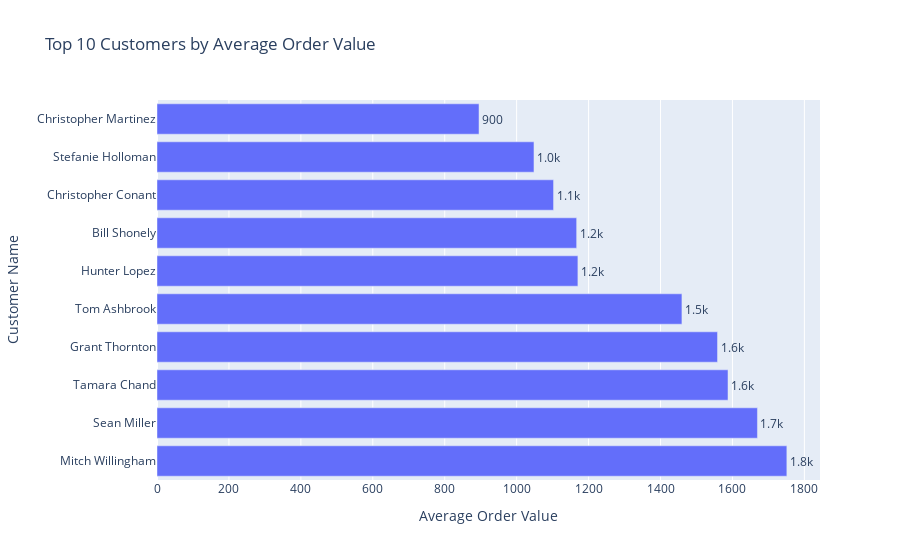

The cell this chart's notebook holds for it:
### Code cell
#plotting AOV for top 10 customers
fig = px.bar(aov.sort_values(by='Average Order Value', ascending=False).head(10), 
             x='Average Order Value', y='Customer Name', title='Top 10 Customers by Average Order Value', 
             text='Average Order Value', orientation='h')
fig.update_traces(texttemplate='%{text:.2s}', textposition='outside')
fig.update_layout(xaxis_title='Average Order Value', yaxis_title='Customer Name')
fig.show()

### Figure 1 — Plotly figure (JSON) as saved in the notebook; plotly's stock layout.template omitted (floating-point values rounded to 4 significant figures)
{"data": [{"alignmentgroup": "True", "hovertemplate": "Average Order Value=%{text}<br>Customer Name=%{y}<extra></extra>", "legendgroup": "", "marker": {"color": "#636efa", "pattern": {"shape": ""}}, "name": "", "offsetgroup": "", "orientation": "h", "showlegend": false, "text": [1751.0, 1670.0, 1588.0, 1559.0, 1460.0, 1170.0, 1167.0, 1103.0, 1048.0, 895.4], "textposition": "outside", "texttemplate": "%{text:.2s}", "type": "bar", "x": [1751.0, 1670.0, 1588.0, 1559.0, 1460.0, 1170.0, 1167.0, 1103.0, 1048.0, 895.4], "xaxis": "x", "y": ["Mitch Willingham", "Sean Miller", "Tamara Chand", "Grant Thornton", "Tom Ashbrook", "Hunter Lopez", "Bill Shonely", "Christopher Conant", "Stefanie Holloman", "Christopher Martinez"], "yaxis": "y"}], "layout": {"autosize": true, "barmode": "relative", "legend": {"tracegroupgap": 0}, "title": {"text": "Top 10 Customers by Average Order Value"}, "xaxis": {"anchor": "y", "autorange": true, "domain": [0, 1], "range": [0, 1843.0], "title": {"text": "Average Order Value"}, "type": "linear"}, "yaxis": {"anchor": "x", "autorange": true, "domain": [0, 1], "range": [-0.5, 9.5], "title": {"text": "Customer Name"}, "type": "category"}}}
